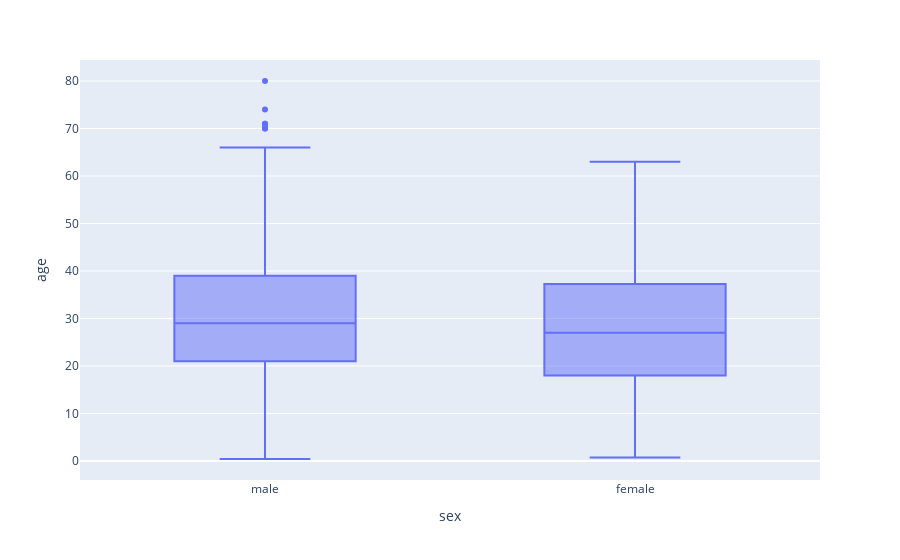

Notebook code for this chart:
### Code cell
px.box(data,y='age',x='sex')

### Figure 1 — Plotly figure (JSON) as saved in the notebook; plotly's stock layout.template omitted (floating-point values rounded to 4 significant figures; data arrays with more than 128 entries replaced by an {"elided": "..."} marker saying what was removed)
{"data": [{"alignmentgroup": "True", "hovertemplate": "sex=%{x}<br>age=%{y}<extra></extra>", "legendgroup": "", "marker": {"color": "#636efa"}, "name": "", "notched": false, "offsetgroup": "", "orientation": "v", "showlegend": false, "type": "box", "x": {"elided": "891 str values"}, "x0": " ", "xaxis": "x", "y": {"elided": "891 float values"}, "y0": " ", "yaxis": "y"}], "layout": {"boxmode": "group", "legend": {"tracegroupgap": 0}, "margin": {"t": 60}, "xaxis": {"anchor": "y", "domain": [0, 1], "title": {"text": "sex"}}, "yaxis": {"anchor": "x", "domain": [0, 1], "title": {"text": "age"}}}}
